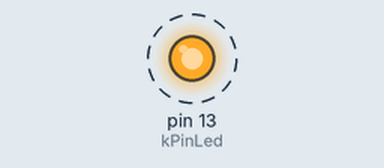
Bench run of a sketch on a simulated Arduino Uno, built with avr-gcc and run on an emulated ATmega328P. Parts: output pins drawn as LEDs (lit = HIGH). Dashed ring = blinking.

Above: at 0.04 s.
Timing chart, 0 to 3.0 s (numbered marks = the images above):
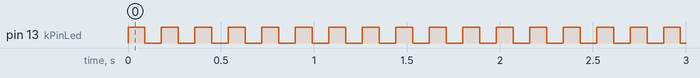

Measured:
- by itself, pin 13 (kPinLed): alternates HIGH for 0.09 s and LOW for 0.09 s

The sketch:

sketch_jul05b.ino
```cpp
const int kPinLed= 13;
int ledState=0;
 void setup()
 {
 pinMode(kPinLed, OUTPUT);
 }

void loop()
{
ledState = !ledState; // toggle value of ledState
digitalWrite(kPinLed, ledState);
delay(90);
}
```
